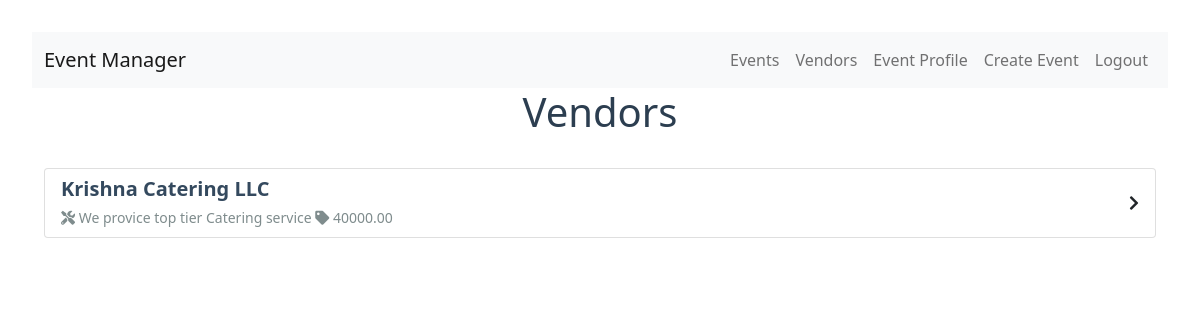
Screenshot of /vendor-list/ (signed in) with the database file from the repository.
### base/models.py (models this page shows, shortened)
class Vendor(models.Model):
    name = models.CharField(max_length=100)
    services_offered = models.TextField()
    pricing = models.DecimalField(max_digits=10, decimal_places=2)
    contact_info = models.CharField(max_length=100)
    website = models.URLField(null=True)
    categories = models.ManyToManyField('VendorCategory')
    is_approved = models.BooleanField(default=False)
    is_available = models.BooleanField(default=True)

### base/views.py (the view)
# urls.py: path('vendor-list/', views.VendorListView.as_view(), name='vendor-list'),
class VendorListView(ListView):
    model = Vendor
    template_name = 'vendorList.html'
    context_object_name = 'vendor'

### base/templatetags/events.py (called while the page is built)
@register.filter(name='is_EventPlanner')
def is_EventPlanner(user):
    return user.groups.filter(name='Event Planner').exists()

@register.filter(name='is_Admin')
def is_Admin(user):
    return user.groups.filter(name='Admin').exists()

@register.filter(name='is_Vendor')
def is_Vendor(user):
    return user.groups.filter(name='Vendor').exists()

### templates/vendorList.html (shortened to what this page needs)
{% load events %}
<!DOCTYPE html>
<html lang="en">
<head>
    <link rel="stylesheet" href="https://cdnjs.cloudflare.com/ajax/libs/font-awesome/5.15.4/css/all.min.css">
    <link href="https://cdn.jsdelivr.net/npm/bootstrap@5.0.2/dist/css/bootstrap.min.css" rel="stylesheet">
</head>
<body>
  {% include 'navbar.html' %}
    <div class="container">
        <h1 class="page-header">Vendors</h1>
        <div class="list-group">
            {% for i in vendor %}
            <a href="{% url 'vendor-details' i.id %}" class="list-group-item list-group-item-action">
                <div class="d-flex justify-content-between align-items-center">
                    <div>
                        <h5 class="mb-1 vendor-name">{{ i.name }}</h5>
                        <small class="vendor-info">
                            <i class="fas fa-tools"></i> {{ i.services_offered }}
                            <i class="fas fa-tag ml-2"></i> {{ i.pricing }}
                        </small>
                    </div>
                    <i class="fas fa-chevron-right"></i>
                </div>
            </a>
            {% endfor %}
        </div>
    </div>
</body>
</html>

### templates/navbar.html (shortened to what this page needs)
{% load events %}
<!DOCTYPE html>
<html lang="en">
  <head>
    <link
      href="https://cdn.jsdelivr.net/npm/bootstrap@5.0.2/dist/css/bootstrap.min.css"
      rel="stylesheet"
    />
  </head>
<nav class="navbar navbar-expand-lg navbar-light bg-light">
    <div class="container-fluid">
      <a class="navbar-brand" href="/">Event Manager</a>
      <div class="collapse navbar-collapse" id="navbarNav">
        <ul class="navbar-nav ms-auto">
          <li class="nav-item">
            <a class="nav-link" href="/event-list/">Events</a>
          </li>
          <li class="nav-item">
            <a class="nav-link" href="/vendor-list/">Vendors</a>
          </li>
          {% if user.is_authenticated %}
            <li class="nav-item"><a class="nav-link" href="/user-profile/">{{user.first_name}} Profile</a></li>
              {% if user|is_EventPlanner or user|is_Admin %}
              <li class="nav-item"><a class="nav-link" href="/event-create/">Create Event</a></li>
              {% endif %}
          <li class="nav-item">
            <a class="nav-link" href="/logout/">Logout</a>
          </li>
          {% endif %}
        </ul>
      </div>
    </div>
  </nav>
</body>
</html>

### templates/vendorList.html (style rules this page uses)
body { background-color: #f8f9fa; padding: 2rem; }
.container { max-width: 800px; margin: 0 auto; }
.page-header { text-align: center; color: #2c3e50; margin-bottom: 2rem; }
.list-group-item { margin-bottom: 0.5rem; border-radius: 8px; transition: all 0.3s ease; }
.vendor-name { color: #34495e; font-weight: 600; }
.vendor-info { color: #7f8c8d; }

### rows the page displays
Vendor: name "Krishna Catering LLC", services_offered "We provice top tier Catering service", pricing "40000.00"

### other values shown
{{ user.first_name }} "Event"
